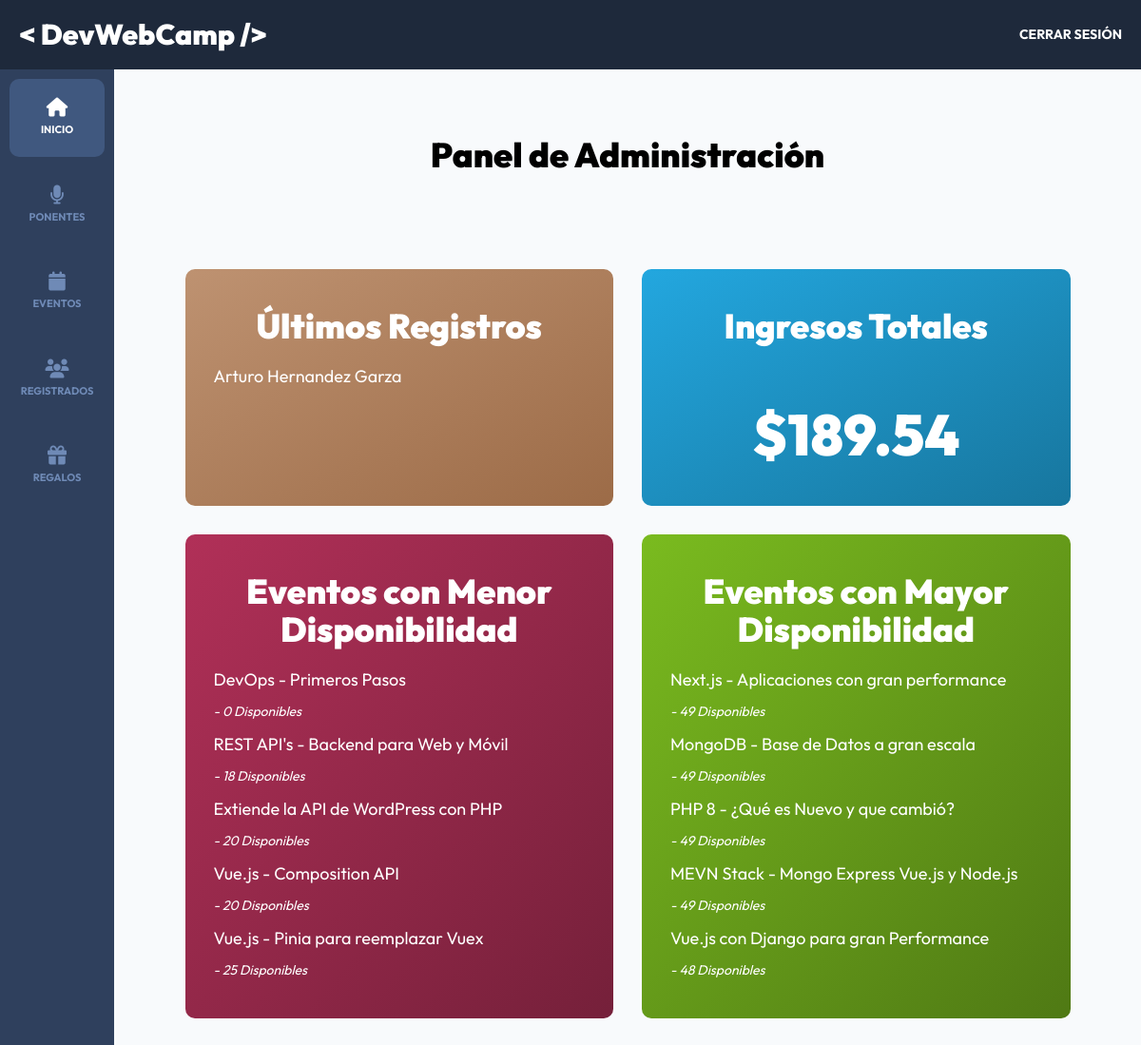
/admin/dashboard (signed in), run on the app's committed database.
### tables this page shows
CREATE TABLE `registros` (
  `id` int NOT NULL AUTO_INCREMENT,
  `paquete_id` int DEFAULT NULL,
  `pago_id` varchar(30) DEFAULT NULL,
  `token` varchar(8) DEFAULT NULL,
  `usuario_id` int DEFAULT NULL,
  `regalo_id` int DEFAULT NULL,
  PRIMARY KEY (`id`),
  KEY `usuarioId` (`usuario_id`),
  KEY `paquete_id` (`paquete_id`),
  KEY `regalo_id` (`regalo_id`),
  CONSTRAINT `registros_ibfk_1` FOREIGN KEY (`usuario_id`) REFERENCES `usuarios` (`id`),
  CONSTRAINT `registros_ibfk_2` FOREIGN KEY (`paquete_id`) REFERENCES `paquetes` (`id`),
  CONSTRAINT `registros_ibfk_3` FOREIGN KEY (`regalo_id`) REFERENCES `regalos` (`id`) ON DELETE SET NULL ON UPDATE SET NULL
);

CREATE TABLE `usuarios` (
  `id` int NOT NULL AUTO_INCREMENT,
  `nombre` varchar(40) DEFAULT NULL,
  `apellido` varchar(40) DEFAULT NULL,
  `email` varchar(40) DEFAULT NULL,
  `password` varchar(60) DEFAULT NULL,
  `confirmado` tinyint(1) DEFAULT NULL,
  `token` varchar(13) DEFAULT NULL,
  `admin` tinyint(1) DEFAULT NULL,
  PRIMARY KEY (`id`)
);

CREATE TABLE `eventos` (
  `id` int NOT NULL AUTO_INCREMENT,
  `nombre` varchar(120) DEFAULT NULL,
  `descripcion` text,
  `disponibles` int DEFAULT NULL,
  `categoria_id` int NOT NULL,
  `dia_id` int NOT NULL,
  `hora_id` int NOT NULL,
  `ponente_id` int NOT NULL,
  PRIMARY KEY (`id`),
  KEY `fk_eventos_categorias_idx` (`categoria_id`),
  KEY `fk_eventos_dias1_idx` (`dia_id`),
  KEY `fk_eventos_horas1_idx` (`hora_id`),
  KEY `fk_eventos_ponentes1_idx` (`ponente_id`),
  CONSTRAINT `fk_eventos_categorias` FOREIGN KEY (`categoria_id`) REFERENCES `categorias` (`id`),
  CONSTRAINT `fk_eventos_dias1` FOREIGN KEY (`dia_id`) REFERENCES `dias` (`id`),
  CONSTRAINT `fk_eventos_horas1` FOREIGN KEY (`hora_id`) REFERENCES `horas` (`id`),
  CONSTRAINT `fk_eventos_ponentes1` FOREIGN KEY (`ponente_id`) REFERENCES `ponentes` (`id`)
);

### controllers/DashboardController.php (called while the page is built, shortened)
<?php
class DashboardController
{
  public static function index(Router $router)
  {
    $registros = Registro::get(5);
    foreach ($registros as $registro) {
      $registro->usuario = Usuario::find($registro->usuario_id);
    }
    $virtuales = Registro::total('paquete_id', 2);
    $presenciales = Registro::total('paquete_id', 1);
    $ingresos = ($virtuales * 47.35) + ($presenciales * 189.54);
    $menosDisponible = Evento::ordenarLimite('disponibles', 'ASC', 5);
    $masDisponible = Evento::ordenarLimite('disponibles', 'DESC', 5);
    $router->render('admin/dashboard/index', [
      'titulo' => 'Panel de Administración',
      'registros' => $registros,
      'ingresos' => $ingresos,
      'menosDisponible' => $menosDisponible,
      'masDisponible' => $masDisponible
    ]);
  }
}

### public/index.php (called while the page is built, shortened)
<?php
$router = new Router();
$router->get('/login', [AuthController::class, 'login']);
$router->post('/login', [AuthController::class, 'login']);
$router->post('/logout', [AuthController::class, 'logout']);
$router->get('/registro', [AuthController::class, 'registro']);
$router->post('/registro', [AuthController::class, 'registro']);
$router->get('/olvide', [AuthController::class, 'olvide']);
$router->post('/olvide', [AuthController::class, 'olvide']);
$router->get('/recuperar', [AuthController::class, 'recuperar']);
$router->post('/recuperar', [AuthController::class, 'recuperar']);
$router->get('/mensaje', [AuthController::class, 'mensaje']);
$router->get('/confirmar-cuenta', [AuthController::class, 'confirmar']);
$router->get('/', [PaginasController::class, 'index']);
$router->get('/devwebcamp', [PaginasController::class, 'evento']);
$router->get('/paquetes', [PaginasController::class, 'paquetes']);
$router->get('/workshops-conferencias', [PaginasController::class, 'conferencias']);
$router->get('/404', [PaginasController::class, 'error']);
$router->get('/finalizar-registro', [RegistroController::class, 'crear']);
$router->get('/finalizar-registro/conferencias', [RegistroController::class, 'conferencias']);
$router->post('/finalizar-registro/gratis', [RegistroController::class, 'gratis']);
$router->post('/finalizar-registro/pagar', [RegistroController::class, 'pagar']);
$router->post('/finalizar-registro/conferencias', [RegistroController::class, 'conferencias']);
$router->get('/boleto', [RegistroController::class, 'boleto']);
$router->get('/admin/dashboard', [DashboardController::class, 'index']);
$router->get('/admin/ponentes', [PonentesController::class, 'index']);
$router->get('/admin/ponentes/crear', [PonentesController::class, 'crear']);
$router->get('/admin/ponentes/editar', [PonentesController::class, 'editar']);
$router->post('/admin/ponentes/crear', [PonentesController::class, 'crear']);
$router->post('/admin/ponentes/editar', [PonentesController::class, 'editar']);
$router->post('/admin/ponentes/eliminar', [PonentesController::class, 'eliminar']);
$router->get('/admin/eventos', [EventosController::class, 'index']);
$router->get('/admin/eventos/crear', [EventosController::class, 'crear']);
$router->get('/admin/eventos/editar', [EventosController::class, 'editar']);
$router->post('/admin/eventos/crear', [EventosController::class, 'crear']);
$router->post('/admin/eventos/editar', [EventosController::class, 'editar']);
$router->post('/admin/eventos/eliminar', [EventosController::class, 'eliminar']);
$router->get('/admin/registrados', [RegistradosController::class, 'index']);
$router->get('/admin/regalos', [RegalosController::class, 'index']);
$router->get('/api/eventos-horario', [APIEventos::class, 'index']);
$router->get('/api/ponentes', [APIPonentes::class, 'index']);
$router->get('/api/ponente', [APIPonentes::class, 'ponente']);
$router->get('/api/regalos', [APIRegalos::class, 'index']);
$router->comprobarRutas();

### models/ActiveRecord.php (called while the page is built, shortened)
<?php
class ActiveRecord
{
  protected static $db;
  protected static $tabla = '';
  public static function setDB($database)
  {
    self::$db = $database;
  }
  public static function consultarSQL($query)
  {
    $resultado = self::$db->query($query);
    $array = [];
    while($registro = $resultado->fetch_assoc()) {
      $array[] = static::crearObjeto($registro);
    }
    return $array;
  }
  protected static function crearObjeto($registro)
  {
    $objeto = new static;
    foreach($registro as $key => $value ) {
      if(property_exists( $objeto, $key  )) {
        $objeto->$key = $value;
      }
    }
    return $objeto;
  }
  public static function find($id)
  {
    $query = "SELECT * FROM " . static::$tabla  ." WHERE id = {$id}";
    $resultado = self::consultarSQL($query);
    return array_shift( $resultado ) ;
  }
  public static function get($limite)
  {
    $query = "SELECT * FROM " . static::$tabla . " ORDER BY id DESC LIMIT {$limite}" ;
    return self::consultarSQL($query);
  }
  public static function ordenarLimite($columna, $orden, $limite)
  {
    $query = "SELECT * FROM " . static::$tabla . " ORDER BY {$columna} {$orden} LIMIT {$limite}";
    return self::consultarSQL($query);
  }
  public static function total($columna = '', $valor = '')
  {
    $query = "SELECT COUNT(*) FROM " . static::$tabla;
    if ($columna) {
      $query .= " WHERE {$columna} = {$valor}";
    }
    $resultado = self::$db->query($query);
    $total = $resultado->fetch_array();
    return array_shift($total);
  }
}

### views/admin/dashboard/index.php (the view)
<h2 class="dashboard__heading"><?php echo $titulo ?></h2>
<main class="bloques">
  <div class="bloques__grid">
    <div class="bloque">
      <h3 class="bloque__heading">Últimos Registros</h3>
      <?php foreach ($registros as $registro): ?>
        <div class="bloque__contenido">
          <p class="bloque__texto">
            <?php echo $registro->usuario->nombre . ' ' . $registro->usuario->apellido; ?>
          </p>
        </div>
      <?php endforeach; ?>
    </div>
    <div class="bloque">
      <h3 class="bloque__heading">Ingresos Totales</h3>
      <p class="bloque__texto--cantidad">$<?php echo $ingresos; ?></p>
    </div>
    <div class="bloque">
      <h3 class="bloque__heading">Eventos con Menor Disponibilidad</h3>
      <?php foreach ($menosDisponible as $evento): ?>
        <div class="bloque__contenido">
          <p class="bloque__texto">
            <?php echo $evento->nombre; ?>
          </p>
          <p class="bloque__texto--disponibles">
            <?php echo '- ' . $evento->disponibles . ' Disponibles'; ?>
          </p>
        </div>
      <?php endforeach; ?>
    </div>
    <div class="bloque">
      <h3 class="bloque__heading">Eventos con Mayor Disponibilidad</h3>
      <?php foreach ($masDisponible as $evento): ?>
        <div class="bloque__contenido">
          <p class="bloque__texto">
            <?php echo $evento->nombre; ?>
          </p>
          <p class="bloque__texto--disponibles">
            <?php echo '- ' . $evento->disponibles . ' Disponibles'; ?>
          </p>
        </div>
      <?php endforeach; ?>
    </div>
  </div>
</main>

### public/build/css/app.css (style rules this page uses)
.bloques { margin:0 auto;width:min(95%,140rem) }
@media (min-width:768px) { .bloques { margin-top:10rem } }
.bloques__grid { display:grid;gap:3rem;grid-template-columns:repeat(1,1fr) }
@media (min-width:1024px) { .bloques__grid { display:grid;gap:3rem;grid-template-columns:repeat(2,1fr) } }
.bloque { border-radius:1rem;color:#fff;padding:3rem }
.bloque:first-child { background-image:linear-gradient(to left top,#9c6b47,#be9271) }
.bloque:nth-child(2) { background-image:linear-gradient(to left top,#17769e,#23a7df) }
.bloque:nth-child(3) { background-image:linear-gradient(to left top,#75203a,#b13058) }
.bloque:nth-child(4) { background-image:linear-gradient(to left top,#4f7914,#7abb1f) }
.bloque .bloque__heading { font-size:3.6rem;margin:1rem 0 2rem }
.bloque__contenido,.bloque__texto { margin:1rem 0 }
.bloque__texto--cantidad { font-size:6rem;font-weight:900;margin-top:5rem;text-align:center }
.bloque__texto--disponibles { font-size:1.4rem;font-style:italic }
.dashboard { background-color:#f8fafc;display:flex;flex-direction:column;height:100% }
*,:after,:before { box-sizing:border-box }
html { -moz-text-size-adjust:none;-webkit-text-size-adjust:none;text-size-adjust:none;font-size:10px }
blockquote,body,dd,dl,figure,h1,h2,h3,h4,p { margin:0 }
body { line-height:1.5;min-height:100vh }
button,h1,h2,h3,h4,input,label { line-height:1.1 }
h1,h2,h3,h4 { text-wrap:balance }
html { box-sizing:border-box;font-size:62.5%;height:100% }
*,:after,:before { box-sizing:inherit }
body { font-family:Outfit,sans-serif;font-size:1.8rem }
h1,h2,h3 { font-family:Outfit,sans-serif;font-weight:900;margin:2rem 0 }
h2 { font-size:3.6rem }
h3 { font-size:3rem }
[class$=__heading] { font-family:Outfit,sans-serif;font-weight:900;margin:6rem 0 3rem;text-align:center }

### data on the page
registros: usuario.nombre "Arturo", usuario.apellido "Hernandez Garza"
eventos: nombre "DevOps - Primeros Pasos", disponibles "0"
eventos: nombre "REST API's - Backend para Web y Móvil", disponibles "18"
eventos: nombre "Extiende la API de WordPress con PHP", disponibles "20"
eventos: nombre "Vue.js - Composition API", disponibles "20"
eventos: nombre "Vue.js - Pinia para reemplazar Vuex", disponibles "25"
eventos: nombre "Next.js - Aplicaciones con gran performance", disponibles "49"
eventos: nombre "MongoDB - Base de Datos a gran escala", disponibles "49"
eventos: nombre "PHP 8 - ¿Qué es Nuevo y que cambió?", disponibles "49"
eventos: nombre "MEVN Stack - Mongo Express Vue.js y Node.js", disponibles "49"
eventos: nombre "Vue.js con Django para gran Performance", disponibles "48"

### other printed values
$titulo "Panel de Administración"
$ingresos "189.54"
